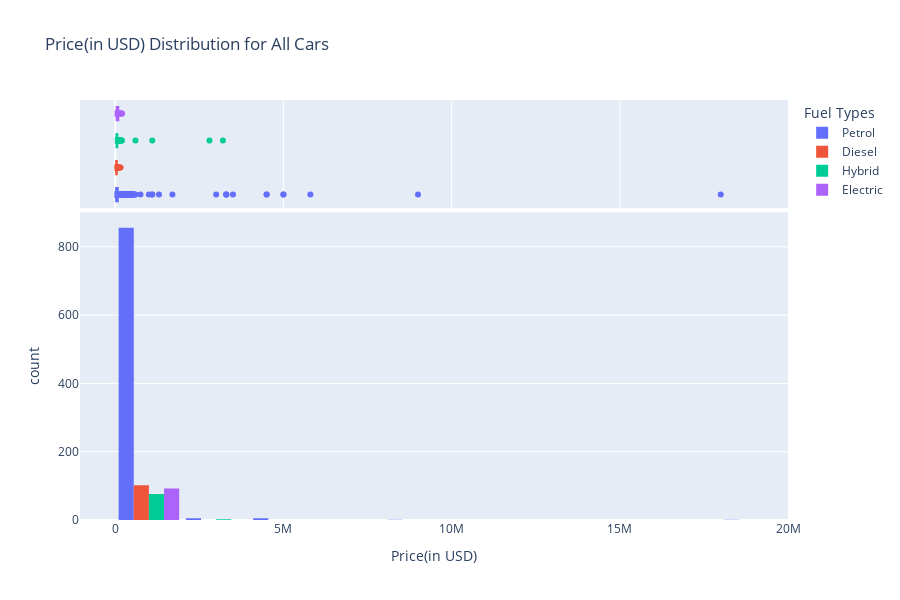

The notebook cell this image was saved under:
### Markdown cell above
##### During my analysis of engine displacement data, I identified 19 outliers. Although these values deviate significantly from the norm, they are not erroneous and represent important edge cases. To preserve their analytical value without distorting the overall trends, I chose to separate them from the main dataset rather than remove them

### Code cell
fig=px.histogram(df,x="Price(in USD)",nbins=10,title="Price(in USD) Distribution for All Cars",
                 color="Fuel Types",barmode="group",
                 marginal="box") 
fig.update_layout(bargap=0.1,height=600,width=900)
fig.show()
